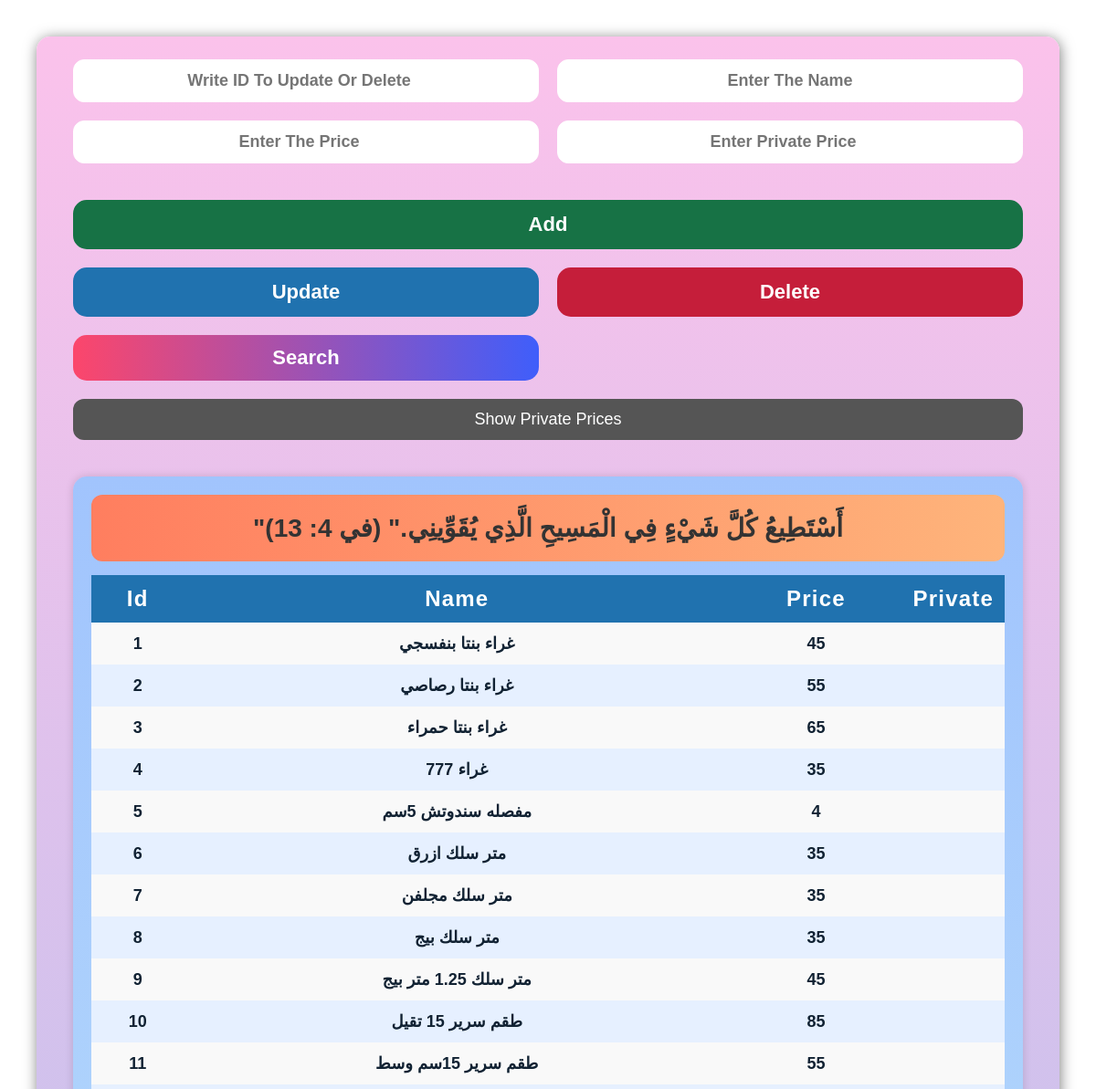
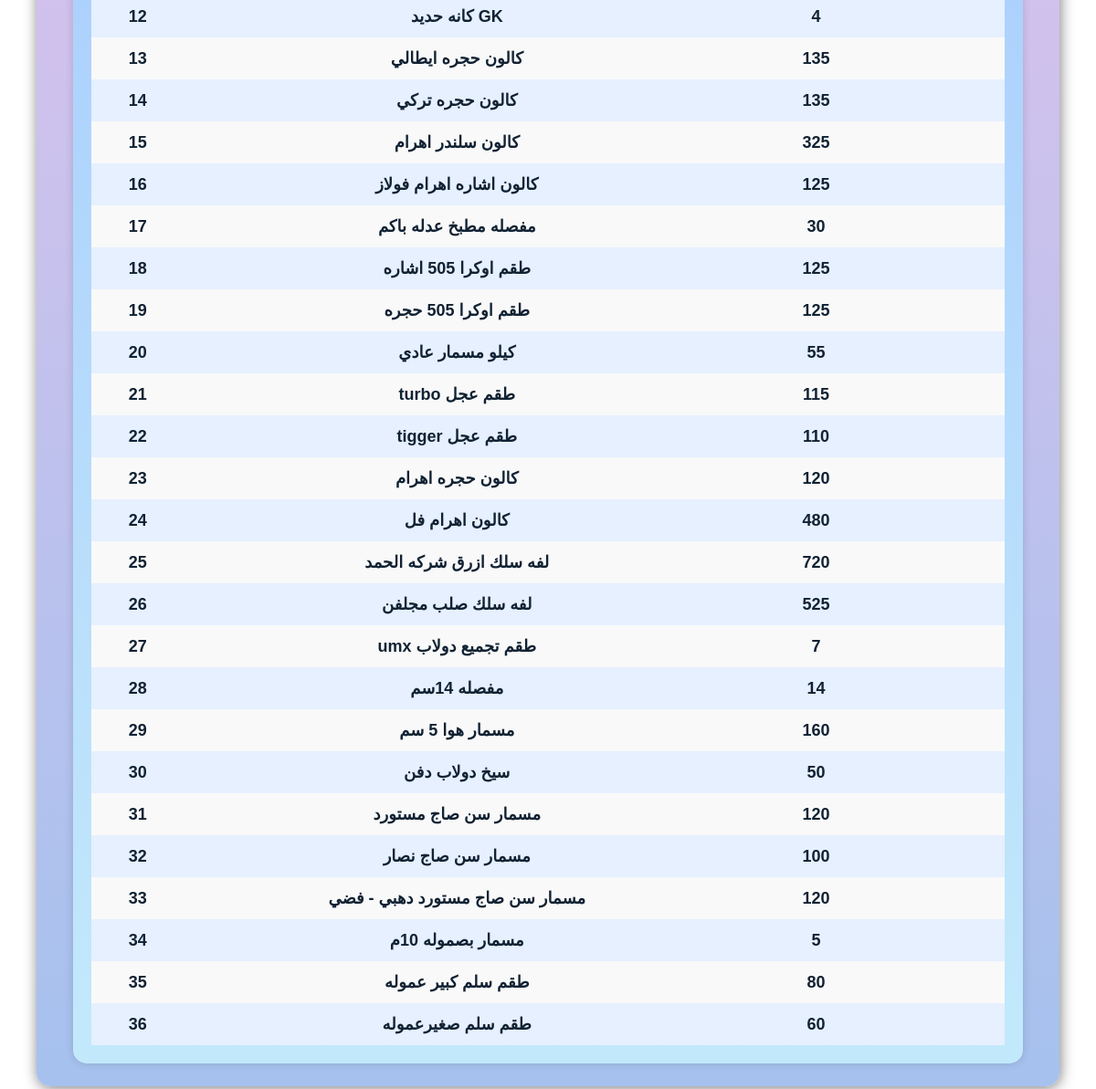
The page / on the database its author committed (2 pictures, top to bottom).
### tables this page shows
CREATE TABLE `products` (
  `id` int(200) NOT NULL,
  `name` varchar(200) NOT NULL,
  `price` decimal(60,0) NOT NULL,
  `private` decimal(30,2) DEFAULT NULL
);

### index.php (the view, shortened to what this page needs)
<!DOCTYPE html>
<html lang="en">
<head>
    <link rel="stylesheet" href="style.css" />
</head>
<body>
    <div class="container">
        <div class="menu">
            <form method="post" class="form-container">
                <input type="number" placeholder="Write ID To Update Or Delete" name="id" class="box" step="1" />
                <input type="text" placeholder="Enter The Name" name="name" class="box" />
                <input type="number" placeholder="Enter The Price" name="price" class="box" step="0.1" />
                <input type="number" placeholder="Enter Private Price" name="private" class="box" step="0.1" />
                <input type="submit" value="Add" class="btn btn-add" name="add" />
                <input type="submit" value="Update" class="btn btn-update" name="update" />
                <input type="submit" value="Delete" class="btn btn-delete" name="delete" />
                <input type="submit" value="Search" class="btn btn-search" name="search" />
            </form>
            <button type="button" id="togglePrivateBtn" class="btn-toggle">Show Private Prices</button>
            <?php
            @$host = 'localhost';
            @$user = 'root';
            @$pass = '';
            @$db = 'shop';
            $con = mysqli_connect($host, $user, $pass, $db);
            $name = isset($_POST['name']) ? mysqli_real_escape_string($con, $_POST['name']) : '';
            if (isset($_POST['search']) && !empty($name)) {
                $query = "SELECT * FROM products WHERE name LIKE '%$name%'";
            } else {
                $query = "SELECT * FROM products ORDER BY id ASC";
            }
            $result = mysqli_query($con, $query);
            ?>
            <div class="tbl">
                <table>
                    <caption>
                        "أَسْتَطِيعُ كُلَّ شَيْءٍ فِي الْمَسِيحِ الَّذِي يُقَوِّينِي." (في 4: 13)
                    </caption>
                    <thead>
                        <tr>
                            <th>id</th>
                            <th>name</th>
                            <th>price</th>
                            <th class="private-col">private</th>
                        </tr>
                    </thead>
                    <tbody>
                        <?php
                        if ($result && mysqli_num_rows($result) > 0) {
                            while ($row = mysqli_fetch_assoc($result)) {
                                echo "<tr>
                                        <td>{$row['id']}</td>
                                        <td>{$row['name']}</td>
                                        <td>{$row['price']}</td>
                                        <td class='private-col'><span class='private-value'>{$row['private']}</span></td>
                                    </tr>";
                            }
                        } else {
                            echo "<tr><td colspan='4'>No results found.</td></tr>";
                        }
                        ?>
                    </tbody>
                </table>
            </div>
        </div>
    </div>
</body>
</html>

### style.css (style rules this page uses)
* { padding: 0; margin: 0; box-sizing: border-box; scroll-behavior: smooth; font-family: Arial, Helvetica, sans-serif; }
body { width: 100%; min-height: 100vh; display: flex; justify-content: center; align-items: flex-start; background: #fff; padding: 20px; }
.container { width: 100%; max-width: 1200px; padding: 20px; }
.menu { background: linear-gradient(to bottom, #fbc2eb, #a6c1ee); padding: 25px 40px; border-radius: 15px; box-shadow: 1px 2px 15px rgba(0, 0, 0, 0.5); }
.form-container { display: grid; grid-template-columns: 1fr 1fr; grid-gap: 20px; }
.box { width: 100%; padding: 12px 15px; font-size: 18px; font-weight: bold; border-radius: 12px; border: 1.5px solid white; text-align: center; transition: border-color 0.3s ease, transform 0.3s ease; }
.btn { padding: 12px 0; font-size: 22px; font-weight: bold; border-radius: 15px; cursor: pointer; transition: transform 0.3s ease; border: 2px solid transparent; width: 100%; }
.btn-add { background-color: #177245; color: white; border-color: #177245; grid-column: 1 / 3; margin-top: 20px; }
.btn-update { background-color: #2072AF; color: white; border-color: #2072AF; }
.btn-delete { background-color: #C51E3A; color: white; border-color: #C51E3A; }
.btn-search { background: linear-gradient(to right, #fc466b, #3f5efb); color: white; border: none; }
.btn-toggle { margin-top: 20px; background-color: #555; color: white; padding: 12px 15px; font-size: 18px; border-radius: 12px; border: none; cursor: pointer; width: 100%; transition: background-color 0.3s ease; }
.tbl { margin-top: 40px; background: linear-gradient(to bottom, #a1c4fd, #c2e9fb); padding: 20px; border-radius: 15px; box-shadow: 0 0 10px rgba(0, 0, 0, 0.15); overflow-x: auto; }
table { width: 100%; border-collapse: collapse; }
caption { font-size: 28px; padding: 20px 0; color: #333; background: linear-gradient(to right, #ff7e5f, #feb47b); border-radius: 12px; margin-bottom: 15px; font-weight: bold; }
thead tr th { background-color: #2072AF; color: white; padding: 12px; font-size: 24px; letter-spacing: 1.2px; text-transform: capitalize; }
tbody tr:nth-child(even) { background-color: #e6f0ff; }
tbody tr:nth-child(odd) { background-color: #f9f9f9; }
tbody tr td { text-align: center; padding: 12px 0; font-weight: 600; font-size: 18px; color: #123; }
.private-col { width: 100px; }

### rows shown on the page
products: id "1", name "غراء بنتا بنفسجي", price "45"
products: id "2", name "غراء بنتا رصاصي", price "55"
products: id "3", name "غراء بنتا حمراء", price "65"
products: id "4", name "غراء 777", price "35"
products: id "5", name "مفصله سندوتش 5سم", price "4"
products: id "6", name "متر سلك ازرق", price "35"
products: id "7", name "متر سلك مجلفن", price "35"
products: id "8", name "متر سلك بيج", price "35"
products: id "9", name "متر سلك 1.25 متر بيج", price "45"
products: id "10", name "طقم سرير 15 تقيل", price "85"
products: id "11", name "طقم سرير 15سم وسط", price "55"
products: id "12", name "كانه حديد GK", price "4"
products: id "13", name "كالون حجره ايطالي", price "135"
products: id "14", name "كالون حجره تركي", price "135"
products: id "15", name "كالون سلندر اهرام", price "325"
products: id "16", name "كالون اشاره اهرام فولاز", price "125"
products: id "17", name "مفصله مطبخ عدله باكم", price "30"
products: id "18", name "طقم اوكرا 505 اشاره", price "125"
products: id "19", name "طقم اوكرا 505 حجره", price "125"
products: id "20", name "كيلو مسمار عادي", price "55"
products: id "21", name "turbo طقم عجل", price "115"
products: id "22", name "tigger طقم عجل", price "110"
products: id "23", name "كالون حجره اهرام", price "120"
products: id "24", name "كالون اهرام فل", price "480"
products: id "25", name "لفه سلك ازرق شركه الحمد", price "720"
products: id "26", name "لفه سلك صلب مجلفن", price "525"
products: id "27", name "umx طقم تجميع دولاب", price "7"
products: id "28", name "مفصله 14سم", price "14"
products: id "29", name "مسمار هوا 5 سم", price "160"
products: id "30", name "سيخ دولاب دفن", price "50"
products: id "31", name "مسمار سن صاج مستورد", price "120"
products: id "32", name "مسمار سن صاج نصار", price "100"
products: id "33", name "مسمار سن صاج مستورد دهبي - فضي", price "120"
products: id "34", name "مسمار بصموله 10م", price "5"
products: id "35", name "طقم سلم كبير عموله", price "80"
products: id "36", name "طقم سلم صغيرعموله", price "60"
